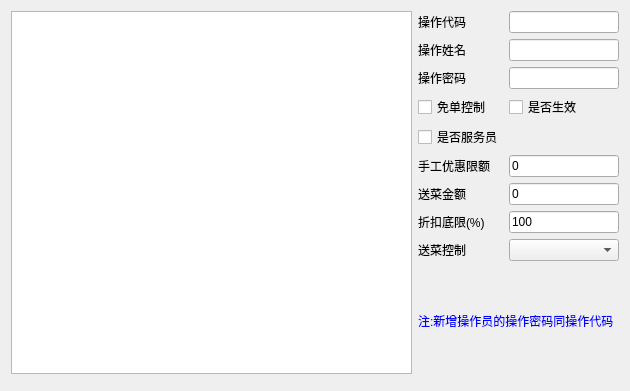
<?xml version="1.0" encoding="UTF-8"?>
<ui version="4.0">
 <class>w_sys_manage_operatorinformation_Dialog</class>
 <widget class="QDialog" name="w_sys_manage_operatorinformation_Dialog">
  <property name="geometry">
   <rect>
    <x>0</x>
    <y>0</y>
    <width>630</width>
    <height>391</height>
   </rect>
  </property>
  <property name="windowTitle">
   <string>Dialog</string>
  </property>
  <layout class="QVBoxLayout" name="verticalLayout">
   <item>
    <layout class="QHBoxLayout" name="horizontalLayout" stretch="2,1">
     <item>
      <widget class="lds_tableView" name="tableView"/>
     </item>
     <item>
      <layout class="QGridLayout" name="gridLayout">
       <item row="5" column="0">
        <widget class="QLabel" name="label_7">
         <property name="text">
          <string>手工优惠限额</string>
         </property>
        </widget>
       </item>
       <item row="6" column="1">
        <widget class="QLineEdit" name="lineEdit_num_present">
         <property name="text">
          <string>0</string>
         </property>
        </widget>
       </item>
       <item row="0" column="1">
        <widget class="QLineEdit" name="lineEdit_vch_operid"/>
       </item>
       <item row="6" column="0">
        <widget class="QLabel" name="label_8">
         <property name="text">
          <string>送菜金额</string>
         </property>
        </widget>
       </item>
       <item row="8" column="0">
        <widget class="QLabel" name="label_4">
         <property name="text">
          <string>送菜控制</string>
         </property>
        </widget>
       </item>
       <item row="7" column="1">
        <widget class="QLineEdit" name="lineEdit_int_discount">
         <property name="text">
          <string>100</string>
         </property>
        </widget>
       </item>
       <item row="2" column="0">
        <widget class="QLabel" name="label_2">
         <property name="text">
          <string>操作密码</string>
         </property>
        </widget>
       </item>
       <item row="9" column="0" colspan="2">
        <widget class="QLabel" name="label_5">
         <property name="styleSheet">
          <string notr="true">color:blue;</string>
         </property>
         <property name="text">
          <string>注:新增操作员的操作密码同操作代码</string>
         </property>
        </widget>
       </item>
       <item row="7" column="0">
        <widget class="QLabel" name="label_3">
         <property name="text">
          <string>折扣底限(%)</string>
         </property>
        </widget>
       </item>
       <item row="8" column="1">
        <widget class="lds_ComboBox" name="comboBox_ch_pre_mode"/>
       </item>
       <item row="0" column="0">
        <widget class="QLabel" name="label">
         <property name="text">
          <string>操作代码</string>
         </property>
        </widget>
       </item>
       <item row="3" column="1">
        <widget class="lds_CheckBox" name="checkBox_ch_flag">
         <property name="text">
          <string>是否生效</string>
         </property>
        </widget>
       </item>
       <item row="5" column="1">
        <widget class="QLineEdit" name="lineEdit_num_free">
         <property name="text">
          <string>0</string>
         </property>
        </widget>
       </item>
       <item row="1" column="0">
        <widget class="QLabel" name="label_6">
         <property name="text">
          <string>操作姓名</string>
         </property>
        </widget>
       </item>
       <item row="2" column="1">
        <widget class="QLineEdit" name="lineEdit_vch_password"/>
       </item>
       <item row="1" column="1">
        <widget class="QLineEdit" name="lineEdit_vch_operator"/>
       </item>
       <item row="4" column="0">
        <widget class="lds_CheckBox" name="checkBox_ch_waiter">
         <property name="text">
          <string>是否服务员</string>
         </property>
        </widget>
       </item>
       <item row="3" column="0">
        <widget class="lds_CheckBox" name="checkBox_ch_free_flag">
         <property name="text">
          <string>免单控制</string>
         </property>
        </widget>
       </item>
      </layout>
     </item>
    </layout>
   </item>
   <item>
    <widget class="lds_toolbar" name="widget"/>
   </item>
  </layout>
 </widget>
 <customwidgets>
  <customwidget>
   <class>lds_toolbar</class>
   <extends>QFrame</extends>
   <header>lds_toolbar.h</header>
   <container>1</container>
  </customwidget>
  <customwidget>
   <class>lds_tableView</class>
   <extends>QTableView</extends>
   <header>lds_tableview.h</header>
  </customwidget>
  <customwidget>
   <class>lds_ComboBox</class>
   <extends>QComboBox</extends>
   <header>lds_combobox.h</header>
  </customwidget>
  <customwidget>
   <class>lds_CheckBox</class>
   <extends>QCheckBox</extends>
   <header>lds_checkbox.h</header>
  </customwidget>
 </customwidgets>
 <tabstops>
  <tabstop>tableView</tabstop>
  <tabstop>lineEdit_vch_operid</tabstop>
  <tabstop>lineEdit_vch_operator</tabstop>
  <tabstop>lineEdit_vch_password</tabstop>
  <tabstop>checkBox_ch_flag</tabstop>
  <tabstop>checkBox_ch_free_flag</tabstop>
  <tabstop>checkBox_ch_waiter</tabstop>
  <tabstop>lineEdit_num_free</tabstop>
  <tabstop>lineEdit_num_present</tabstop>
  <tabstop>lineEdit_int_discount</tabstop>
  <tabstop>comboBox_ch_pre_mode</tabstop>
 </tabstops>
 <resources/>
 <connections/>
</ui>
